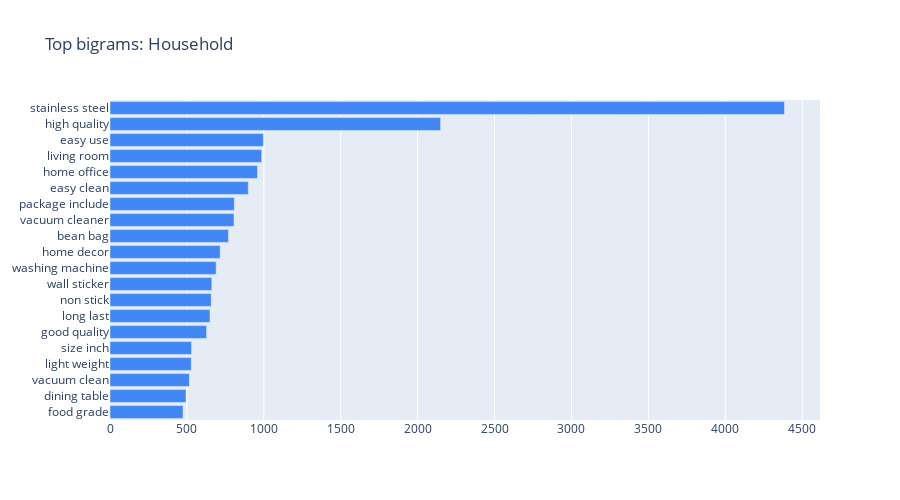
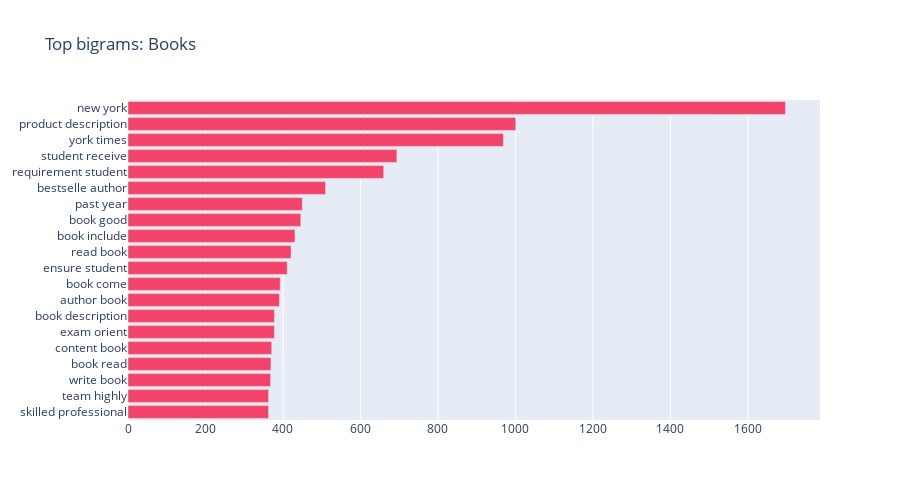
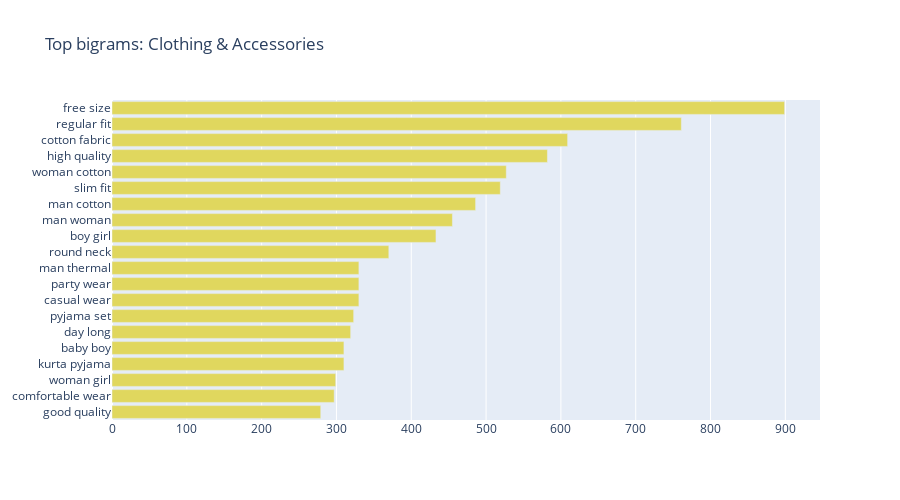
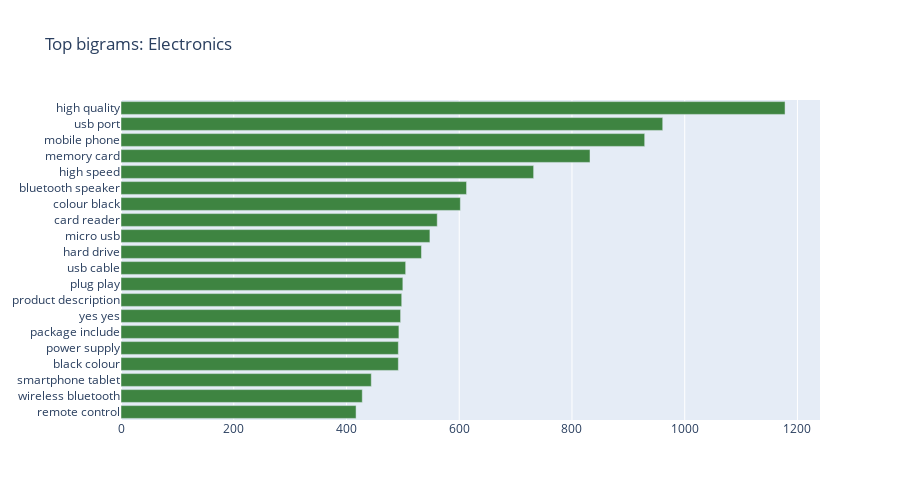

Here is the notebook cell these charts were saved with, in order:
### Code cell
colors = ["#4286f4", "#f44268", "#e0d75e", "#3e8441"]

for thematique, color in zip(df["labels"].unique(), colors):
    corpus = df.loc[(df["labels"] == thematique), "desc_clean"].map(str).values 
    get_bar_ngrams(corpus, thematique=thematique, color=color, n=2)

### Figure 1 — Plotly figure (JSON) as saved in the notebook; plotly's stock layout.template omitted (floating-point values rounded to 4 significant figures)
{"data": [{"marker": {"color": "#4286f4"}, "orientation": "h", "type": "bar", "x": [475, 494, 516, 528, 530, 628, 650, 658, 662, 690, 716, 770, 806, 808, 899, 959, 986, 997, 2149, 4385], "y": ["food grade", "dining table", "vacuum clean", "light weight", "size inch", "good quality", "long last", "non stick", "wall sticker", "washing machine", "home decor", "bean bag", "vacuum cleaner", "package include", "easy clean", "home office", "living room", "easy use", "high quality", "stainless steel"]}], "layout": {"height": 500, "title": {"text": "Top bigrams: Household"}}}

### Figure 2 — Plotly figure (JSON) as saved in the notebook; plotly's stock layout.template omitted (floating-point values rounded to 4 significant figures)
{"data": [{"marker": {"color": "#f44268"}, "orientation": "h", "type": "bar", "x": [363, 363, 368, 369, 371, 378, 378, 391, 393, 411, 421, 431, 446, 450, 510, 660, 694, 969, 1001, 1697], "y": ["skilled professional", "team highly", "write book", "book read", "content book", "exam orient", "book description", "author book", "book come", "ensure student", "read book", "book include", "book good", "past year", "bestselle author", "requirement student", "student receive", "york times", "product description", "new york"]}], "layout": {"height": 500, "title": {"text": "Top bigrams: Books"}}}

### Figure 3 — Plotly figure (JSON) as saved in the notebook; plotly's stock layout.template omitted (floating-point values rounded to 4 significant figures)
{"data": [{"marker": {"color": "#e0d75e"}, "orientation": "h", "type": "bar", "x": [279, 297, 299, 310, 310, 319, 323, 330, 330, 330, 370, 433, 455, 486, 519, 527, 582, 609, 761, 899], "y": ["good quality", "comfortable wear", "woman girl", "kurta pyjama", "baby boy", "day long", "pyjama set", "casual wear", "party wear", "man thermal", "round neck", "boy girl", "man woman", "man cotton", "slim fit", "woman cotton", "high quality", "cotton fabric", "regular fit", "free size"]}], "layout": {"height": 500, "title": {"text": "Top bigrams: Clothing & Accessories"}}}

### Figure 4 — Plotly figure (JSON) as saved in the notebook; plotly's stock layout.template omitted (floating-point values rounded to 4 significant figures)
{"data": [{"marker": {"color": "#3e8441"}, "orientation": "h", "type": "bar", "x": [417, 428, 444, 492, 492, 493, 496, 498, 500, 505, 533, 548, 561, 602, 613, 732, 832, 929, 961, 1178], "y": ["remote control", "wireless bluetooth", "smartphone tablet", "black colour", "power supply", "package include", "yes yes", "product description", "plug play", "usb cable", "hard drive", "micro usb", "card reader", "colour black", "bluetooth speaker", "high speed", "memory card", "mobile phone", "usb port", "high quality"]}], "layout": {"height": 500, "title": {"text": "Top bigrams: Electronics"}}}
